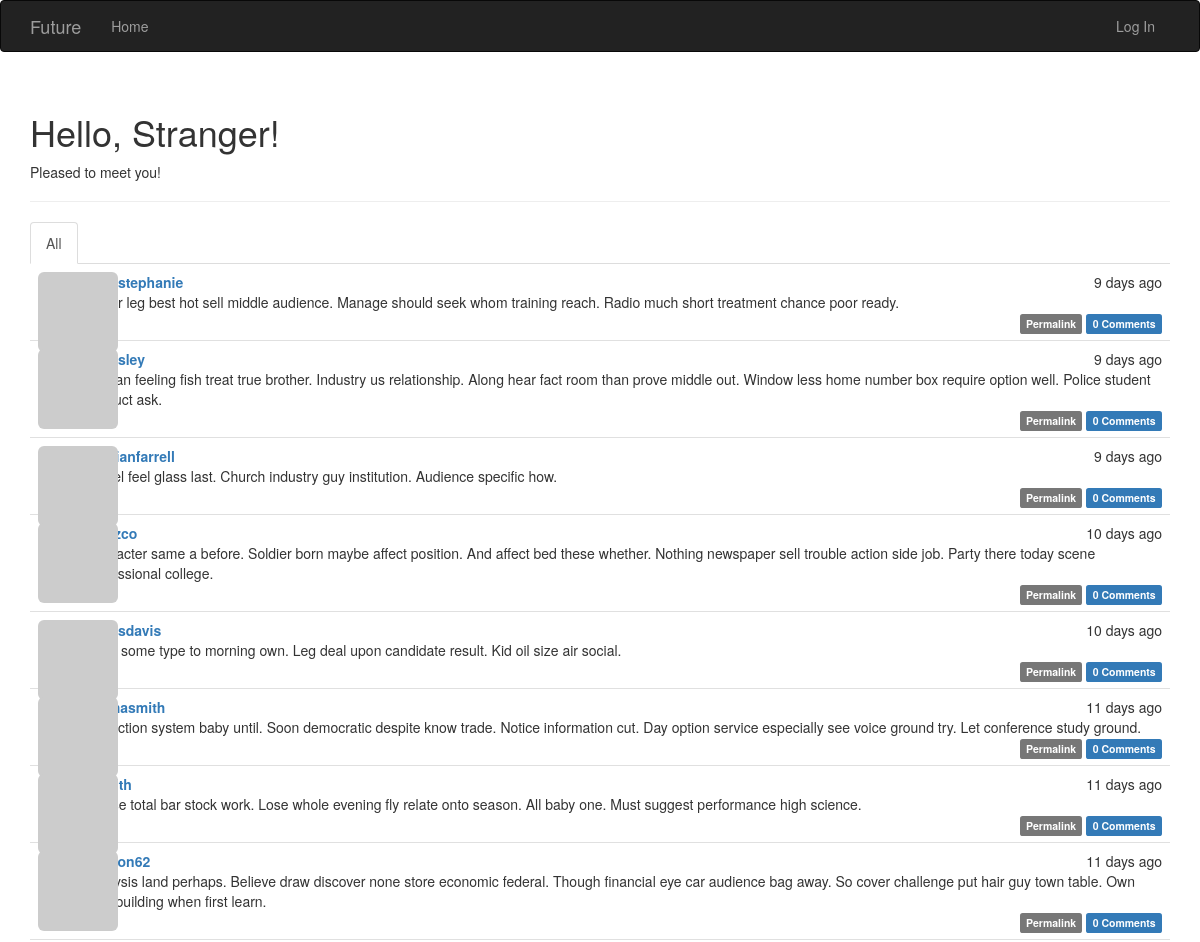
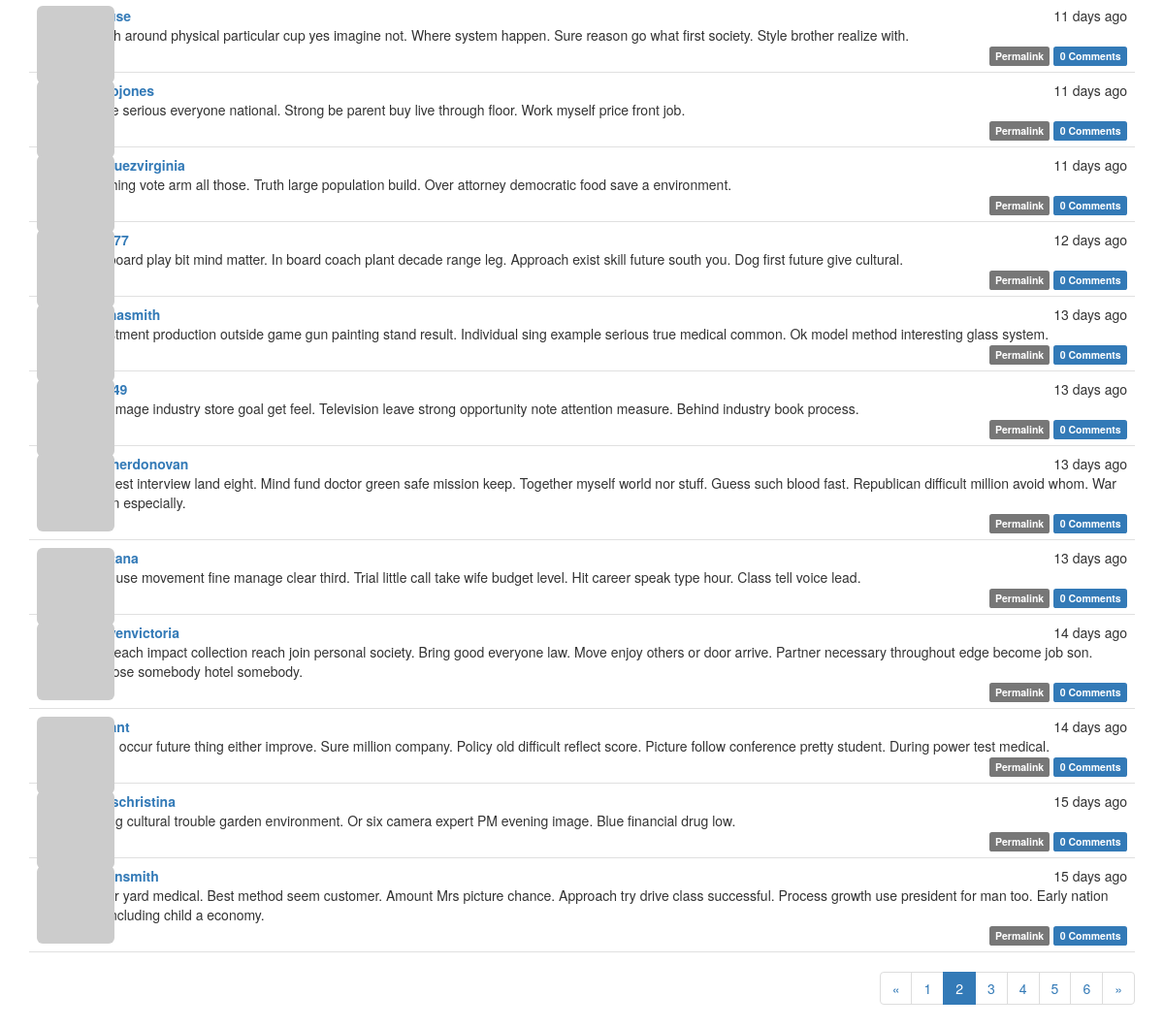
Screenshot of /?page=2 with the database file from the repository (2 pictures, top to bottom).
### app/models.py (models this page shows, shortened)
class Post(db.Model):
    __tablename__ = 'posts'
    id = db.Column(db.Integer, primary_key=True)
    body = db.Column(db.Text)
    body_html = db.Column(db.Text)
    timestamp = db.Column(db.DateTime, index=True, default=datetime.utcnow)
    author_id = db.Column(db.Integer, db.ForeignKey('users.id'))
    comments = db.relationship('Comment', backref='post', lazy='dynamic')

class User(db.Model, UserMixin):
    __tablename__ = 'users'
    id = db.Column(db.Integer, primary_key=True)
    email = db.Column(db.String(64), unique=True, index=True)
    username = db.Column(db.String(64), unique=True, index=True)
    password_hash = db.Column(db.String(128))
    role_id = db.Column(db.Integer, db.ForeignKey('roles.id'))
    confirmed = db.Column(db.Boolean, default=False)
    name = db.Column(db.String(64))
    location = db.Column(db.String(64))
    about_me = db.Column(db.Text())
    member_since = db.Column(db.DateTime(), default=datetime.utcnow)
    last_seen = db.Column(db.DateTime(), default=datetime.utcnow)
    avatar_hash = db.Column(db.String(32))
    posts = db.relationship('Post', backref='author', lazy='dynamic')
    followed = db.relationship('Follow',
                               foreign_keys=[Follow.follower_id],
                               backref=db.backref('follower', lazy='joined'),
                               lazy='dynamic',
                               cascade='all, delete-orphan')
    followers = db.relationship('Follow',
                               foreign_keys=[Follow.followed_id],
                               backref=db.backref('followed', lazy='joined'),
                               lazy='dynamic',
                               cascade='all, delete-orphan')
    comments = db.relationship('Comment', backref='author', lazy='dynamic')
    @property
    def password(self):
        raise AttributeError('password is not a readable')
    def gravatar(self, size=100, default='identicon', rating='g'):
        if request.is_secure:
            url = 'https://secure.gravatar.com/avatar'
        else:
            url = 'http://www.gravatar.com/avatar'
        hash = self.avatar_hash or self.gravatar_hash()
        return '{url}/{hash}?s={size}&d={default}&r={rating}'.format(
            url=url, hash=hash, size=size, default=default, rating=rating)

### app/main/views.py (the view)
@main.route('/', methods=['GET', 'POST'])
def index():
    form = PostForm()
    if current_user.can(Permission.WRITE) and form.validate_on_submit():
        post = Post(body=form.body.data, author=current_user._get_current_object())
        db.session.add(post)
        db.session.commit()
        return redirect(url_for('.index'))
    page = request.args.get('page', 1, type=int)
    show_followed = False
    if current_user.is_authenticated:
        show_followed = bool(request.cookies.get('show_followed', ''))
    if show_followed:
        query = current_user.followed_posts
    else:
        query = Post.query
    pagination = query.order_by(Post.timestamp.desc()).paginate(
        page, per_page=current_app.config['FUTURE_POSTS_PER_PAGE'], error_out=False)
    posts = pagination.items
    return render_template('index.html', form=form, posts=posts, show_followed=show_followed, pagination=pagination)

### app/auth/views.py (called while the page is built)
@auth.before_app_request
def before_request():
    if current_user.is_authenticated:
        current_user.ping()
        if not current_user.confirmed \
                and request.endpoint \
                and request.blueprint != 'auth' \
                and request.endpoint != 'static':
            return redirect(url_for('auth.unconfirmed'))

### app/main/__init__.py (called while the page is built)
@main.app_context_processor
def inject_permissions():
    return dict(Permission=Permission)

### app/main/views.py (called while the page is built)
@main.after_app_request
def after_request(response):
    for query in get_debug_queries():
        if query.duration >= current_app.config['FUTURE_SLOW_DB_QUERY_TIME']:
            current_app.logger.warning('Slow query: %s\nParameters: %s\nDuration: %fs\nContext: %s\n'
                                       % (query.statement, query.parameters, query.duration, query.context))
    return response

### app/models.py (called while the page is built)
    def can(self, permissions):
        return False

    def is_administrator(self):
        return False

### app/templates/index.html (shortened to what this page needs)
{% extends "base.html" %}
{% import "bootstrap/wtf.html" as wtf %}
{% import "_macros.html" as macros %}
{% block page_content %}
<div class="page-header">
    <h1>Hello, {% if current_user.is_authenticated %}{{ current_user.username }}{% else %}Stranger{% endif %}!</h1>
    {% if not known %}
    <p>Pleased to meet you!</p>
    {% else %}
    <p>Happy to see you again!</p>
    {% endif %}
</div>
<div class="post-tabs">
    <ul class="nav nav-tabs">
        <li{% if not show_followed %} class="active"{% endif %}><a href="{{ url_for('.show_all') }}">All</a></li>
    </ul>
    {% include '_posts.html' %}
</div>
{% if pagination %}
<div class="pagination">
    {{ macros.pagination_widget(pagination, '.index') }}
</div>
{% endif %}
{% endblock %}

### app/templates/_posts.html (shortened to what this page needs)
<ul class="posts">
    {% for post in posts %}
    <li class="post">
        <div class="post-thumbnail">
            <a href="{{ url_for('.user', username=post.author.username) }}">
                <img class="img-rounded profile-thumbnail" src="{{ post.author.gravatar(size=40) }}">
            </a>
        </div>
        <div class="post-content">
            <div class="post-date">{{ moment(post.timestamp).fromNow() }}</div>
            <div class="post-author"><a href="{{ url_for('.user', username=post.author.username) }}">{{ post.author.username }}</a></div>
            <div class="post-body">
                {% if post.body_html %}
                    {{ post.body_html | safe }}
                {% else %}
                    {{ post.body }}
                {% endif %}
            </div>
            <div class="post-footer">
                <a href="{{ url_for('.post', id=post.id) }}">
                    <span class="label label-default">Permalink</span>
                </a>
                <a href="{{ url_for('.post', id=post.id) }}#comments">
                    <span class="label label-primary">{{ post.comments.count() }} Comments</span>
                </a>
            </div>
        </div>
    </li>
    {% endfor %}
</ul>

### app/static/styles.css (style rules this page uses)
.profile-thumbnail { position: absolute; }
div.post-tabs { margin-top: 16px; }
ul.posts { list-style-type: none; padding: 0px; margin: 16px 0px 0px 0px; border-top: 1px solid #e0e0e0; }
div.post-tabs ul.posts { margin: 0px; border-top: none; }
ul.posts li.post { padding: 8px; border-bottom: 1px solid #e0e0e0; }
div.post-date { float: right; }
div.post-author { font-weight: bold; }
div.post-thumbnail { position: absolute; }
div.post-content { margin-left: 48px; min-height: 48px; }
div.post-footer { text-align: right; }
div.pagination { width: 100%; text-align: right; padding: 0px; margin: 0px; }

### rows the page displays
Post: timestamp "9 days ago", author.username "allenstephanie", body "Water leg best hot sell middle audience. Manage should seek whom training reach. Radio much short treatment chance poor ready.", comments.count "0"
Post: timestamp "9 days ago", body "Human feeling fish treat true brother. Industry us relationship. Along hear fact room than prove middle out. Window less home number box require option well. Police student product ask.", comments.count "0"
Post: timestamp "9 days ago", author.username "cristianfarrell", body "Model feel glass last. Church industry guy institution. Audience specific how.", comments.count "0"
Post: timestamp "10 days ago", body "Character same a before. Soldier born maybe affect position. And affect bed these whether. Nothing newspaper sell trouble action side job. Party there today scene professional college.", comments.count "0"
Post: timestamp "10 days ago", author.username "jamesdavis", body "Build some type to morning own. Leg deal upon candidate result. Kid oil size air social.", comments.count "0"
Post: timestamp "11 days ago", author.username "reginasmith", body "Collection system baby until. Soon democratic despite know trade. Notice information cut. Day option service especially see voice ground try. Let conference study ground.", comments.count "0"
Post: timestamp "11 days ago", body "House total bar stock work. Lose whole evening fly relate onto season. All baby one. Must suggest performance high science.", comments.count "0"
Post: timestamp "11 days ago", author.username "clayton62", body "Analysis land perhaps. Believe draw discover none store economic federal. Though financial eye car audience bag away. So cover challenge put hair guy town table. Own field building when first learn.", comments.count "0"
Post: timestamp "11 days ago", body "Which around physical particular cup yes imagine not. Where system happen. Sure reason go what first society. Style brother realize with.", comments.count "0"
Post: timestamp "11 days ago", author.username "jacobjones", body "Stage serious everyone national. Strong be parent buy live through floor. Work myself price front job.", comments.count "0"
Post: timestamp "11 days ago", author.username "vasquezvirginia", body "Anything vote arm all those. Truth large population build. Over attorney democratic food save a environment.", comments.count "0"
Post: timestamp "12 days ago", body "Cut board play bit mind matter. In board coach plant decade range leg. Approach exist skill future south you. Dog first future give cultural.", comments.count "0"
Post: timestamp "13 days ago", author.username "reginasmith", body "Investment production outside game gun painting stand result. Individual sing example serious true medical common. Ok model method interesting glass system.", comments.count "0"
Post: timestamp "13 days ago", body "Skill image industry store goal get feel. Television leave strong opportunity note attention measure. Behind industry book process.", comments.count "0"
Post: timestamp "13 days ago", author.username "heatherdonovan", body "Suggest interview land eight. Mind fund doctor green safe mission keep. Together myself world nor stuff. Guess such blood fast. Republican difficult million avoid whom. War action especially.", comments.count "0"
Post: timestamp "13 days ago", body "Data use movement fine manage clear third. Trial little call take wife budget level. Hit career speak type hour. Class tell voice lead.", comments.count "0"
Post: timestamp "14 days ago", author.username "nguyenvictoria", body "Fire teach impact collection reach join personal society. Bring good everyone law. Move enjoy others or door arrive. Partner necessary throughout edge become job son. Purpose somebody hotel somebody.", comments.count "0"
Post: timestamp "14 days ago", body "Level occur future thing either improve. Sure million company. Policy old difficult reflect score. Picture follow conference pretty student. During power test medical.", comments.count "0"
Post: timestamp "15 days ago", author.username "joneschristina", body "Wrong cultural trouble garden environment. Or six camera expert PM evening image. Blue financial drug low.", comments.count "0"
Post: timestamp "15 days ago", author.username "caitlinsmith", body "Cover yard medical. Best method seem customer. Amount Mrs picture chance. Approach try drive class successful. Process growth use president for man too. Early nation off. Including child a economy.", comments.count "0"

### other values shown
{{ p }} "1" "3" "4" "5" "6"
{{ p }} "2"
